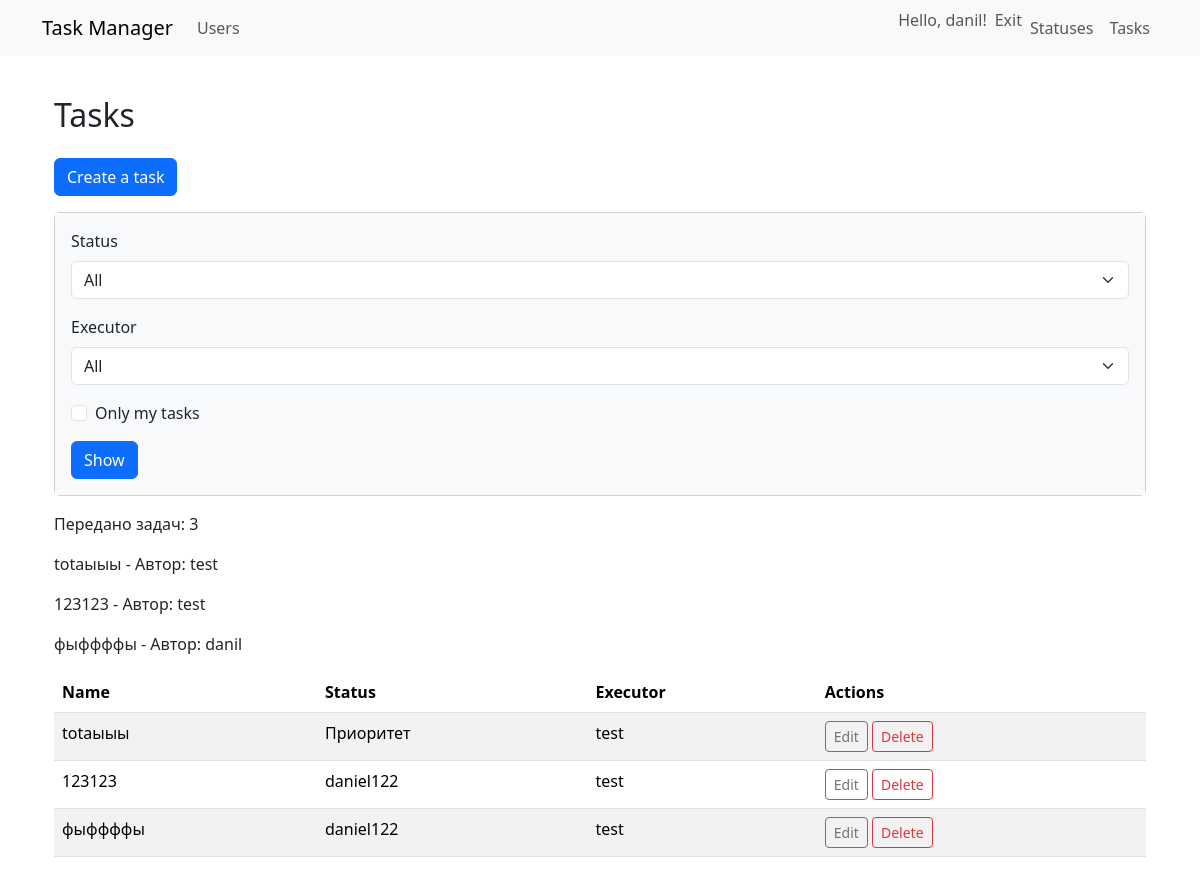
Screenshot of /tasks/ (signed in) with the database file from the repository.
### user/models.py (models this page shows)
class User(AbstractUser):
    created_at = models.DateTimeField(auto_now_add=True)
    USERNAME_FIELD = "username"
    REQUIRED_FIELDS = []
    def __str__(self):
        return f'{self.first_name} {self.last_name}'

### tasks/models.py (models this page shows)
class Task(models.Model):
    name = models.CharField(
        max_length=255, verbose_name=_('Name'),
        unique=True, blank=False,
    )
    description = models.TextField(
        blank=True, verbose_name=_('Description'),
    )
    author = models.ForeignKey(
        User, related_name='author', verbose_name=_('Author'),
        blank=False, on_delete=models.PROTECT,
    )
    executor = models.ForeignKey(
        User, related_name='executor', verbose_name=_('Executor'),
        null=True, blank=True, default='', on_delete=models.PROTECT,
    )
    status = models.ForeignKey(
        Status, related_name='status', verbose_name=_('Status'),
        blank=False, on_delete=models.PROTECT,
    )
    created_at = models.DateTimeField(auto_now_add=True)

### statuses/models.py (models this page shows, shortened)
class Status(models.Model):
    name = models.CharField(
        max_length=100,
        unique=True,
        verbose_name=_("Имя")
    )
    created_at = models.DateTimeField(
        auto_now_add=True,
        verbose_name=_("Дата создания")
    )
    class Meta:
        verbose_name = _("Статус")
        verbose_name_plural = _("Статусы")
        ordering = ["id"]

### tasks/views.py (the view)
# urls.py: path('', TasksView.as_view(), name='tasks_list'),
class TasksView(LoginRequiredMixin, ListView):
    model = Task
    template_name = 'tasks/tasks_list.html'
    context_object_name = 'tasks'
    def get_queryset(self):
        queryset = Task.objects.all()
        status_id = self.request.GET.get('status')
        executor_id = self.request.GET.get('executor')
        self_tasks = self.request.GET.get('self_tasks') == "on"
        print(f"self_tasks: {self_tasks}, user: {self.request.user}")
        if status_id:
            queryset = queryset.filter(status_id=status_id)
        if executor_id:
            queryset = queryset.filter(executor_id=executor_id)
        if self_tasks and self.request.user.is_authenticated:
            queryset = queryset.filter(author_id=self.request.user.id)
        print(queryset.query)
        print(list(queryset))
        return queryset
    def get_context_data(self, **kwargs):
        context = super().get_context_data(**kwargs)
        context['statuses'] = Status.objects.all()
        context['users'] = User.objects.all()
        return context

### task_manager/templates/tasks/task_list.html (shortened to what this page needs)
{% extends 'layouts/application.html' %}
{% load i18n %}
{% block content %}
<div class="container">
  <h2 class="mb-4">{% trans "Tasks" %}</h2>
  <a class="btn btn-primary mb-3" href="{% url 'task_form' %}" role="button">{% trans "Create a task" %}</a>
  <div class="card mb-3">
    <div class="card-body bg-light">
      <form class="form-inline center" method="get">
        <div class="mb-3">
          <label class="form-label" for="id_status">{% trans "Status" %}</label>
          <select name="status" class="form-select ml-2 mr-3" id="id_status">
            <option value="">{% trans "All" %}</option>
          </select>
        </div>
        <div class="mb-3">
          <label class="form-label" for="id_executor">{% trans "Executor" %}</label>
          <select name="executor" class="form-select mr-3 ml-2" id="id_executor">
            <option value="">{% trans "All" %}</option>
          </select>
        </div>
        <div class="mb-3">
          <div class="form-check">
            <input type="checkbox" name="self_tasks" class="form-check-input mr-3" id="id_self_tasks"
       {% if request.GET.self_tasks %}checked{% endif %}>
            <label class="form-check-label" for="id_self_tasks">{% trans "Only my tasks" %}</label>
          </div>
        </div>
        <input class="btn btn-primary" type="submit" value="{% trans 'Show' %}">
      </form>
    </div>
  </div>
  <p>Передано задач: {{ tasks.count }}</p>
    {% for task in tasks %}
        <p>{{ task.name }} - Автор: {{ task.author.username }}</p>
    {% endfor %}
  <table class="table table-striped">
    <thead>
      <tr>
        <th>{% trans "Name" %}</th>
        <th>{% trans "Status" %}</th>
        <th>{% trans "Executor" %}</th>
        <th>{% trans "Actions" %}</th>
      </tr>
    </thead>
    <tbody>
      {% for task in tasks %}
        <tr>
          <td>{{ task.name }}</td>
          <td>{{ task.status.name }}</td>
          <td>{{ task.executor.username|default:"—" }}</td>
          <td>
            <a href="{% url 'task_update' task.id %}" class="btn btn-sm btn-outline-secondary">{% trans "Edit" %}</a>
            <a href="{% url 'task_delete' task.id %}" class="btn btn-sm btn-outline-danger">{% trans "Delete" %}</a>
          </td>
        </tr>
      {% empty %}
        <tr>
          <td colspan="4" class="text-center">{% trans "No tasks found" %}</td>
        </tr>
      {% endfor %}
    </tbody>
  </table>
</div>
{% endblock %}

### task_manager/templates/layouts/application.html (shortened to what this page needs)
{% load django_bootstrap5 %}
{% load i18n %}
{% get_current_language as LANGUAGE_CODE %}
<!DOCTYPE html>
<html lang="{{ LANGUAGE_CODE }}">
  <head>
    {% bootstrap_css %}
  </head>
  <body class="d-flex flex-column min-vh-100">
    <nav class="navbar navbar-expand-lg navbar-light bg-light">
      <div class="container">
        <a class="navbar-brand" href="/">{% trans "Task Manager" %}</a>
        <div class="collapse navbar-collapse" id="navbarNav">
          <ul class="navbar-nav me-auto">
            <li class="nav-item">
              <a class="nav-link" href="{% url 'user_list' %}">{% trans "Users" %}</a>
            </li>
          </ul>
          <ul class="navbar-nav">
            {% if user.is_authenticated %}
              <li class="nav-item">
                <span class="navbar-text me-2">{% trans "Hello" %}, {{ user.username }}!</span>
              </li>
              <li class="nav-item">
                <form action="{% url 'logout' %}" method="post" class="d-inline">
                    <button type="submit" class="nav-link btn btn-link p-0">{% trans "Exit" %}</button>
                </form>
            </li>
            <li class="nav-item">
              <a class="nav-link" href="{% url 'statuses_list' %}">{% trans "Statuses" %}</a>
            </li>
            <li class="nav-item">
              <a class="nav-link" href="{% url 'tasks_list' %}">{% trans "Tasks" %}</a>
            </li>
            {% endif %}
          </ul>
        </div>
      </div>
    </nav>
    <div class="container mt-4">
      {% block content %}
      {% endblock %}
    </div>
  </body>
</html>

### rows the page displays
User: username "danil"
Task: name "totaыыы", author.username "test", status.name "Приоритет", executor.username "test"
Task: name "123123", author.username "test", status.name "daniel122", executor.username "test"
Task: name "фыффффы", author.username "danil", status.name "daniel122", executor.username "test"

### other values shown
{{ tasks.count }} "3"
